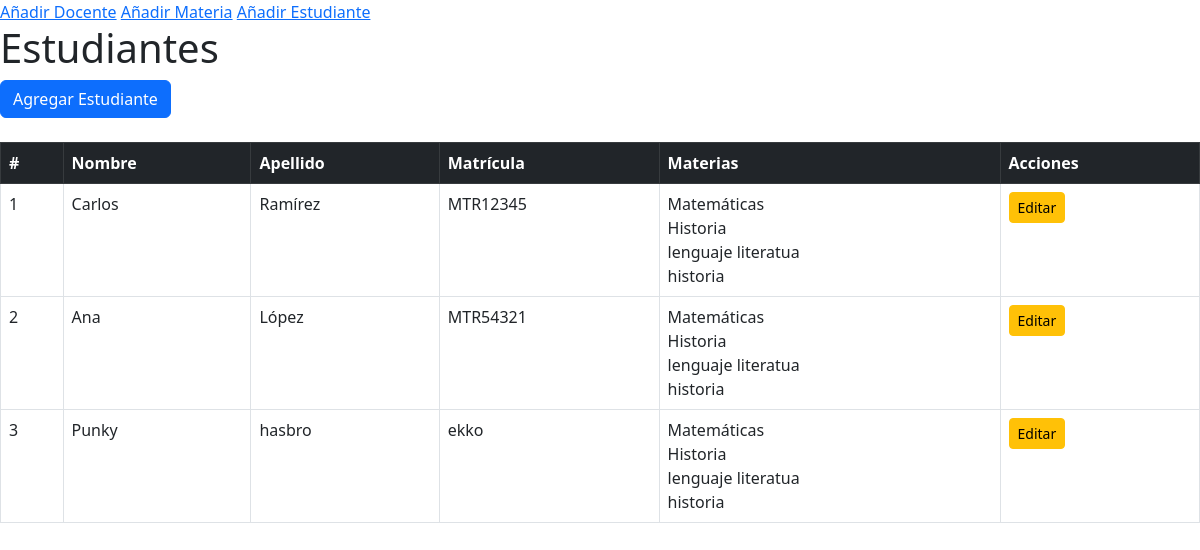
The page /agregar_estudiante/ on the database its author committed.
### aplicaciones/escolastico/models.py (models this page shows, shortened)
class Estudiante(models.Model):
    nombre = models.CharField(max_length=100)
    apellido = models.CharField(max_length=100)
    matricula = models.CharField(max_length=10, unique=True)
    materias = models.ManyToManyField(Materia, related_name="estudiantes")

class Materia(models.Model):
    nombre = models.CharField(max_length=100)
    codigo = models.CharField(max_length=10, unique=True)
    docentes = models.ManyToManyField('Docente', related_name="materias")
    def __str__(self):
        return self.nombre

### aplicaciones/escolastico/views.py (the view, shortened to what this page needs)
# urls.py: path("agregar_estudiante/", views.agregar_estudiante),
def agregar_estudiante(request):
    estudiantes = Estudiante.objects.all()  # Obtener todos los estudiantes
    materias = Materia.objects.all()  # Obtener todas las materias
    return render(
        request,
        "agregar_estudiante.html",
        {"materias": materias, "estudiantes": estudiantes},
    )

### aplicaciones/escolastico/templates/agregar_estudiante.html (shortened to what this page needs)
{% extends "inicio.html" %}
{% block content %}
<h1>Estudiantes</h1>
<button class="btn btn-primary" data-bs-toggle="modal" data-bs-target="#estudianteModal">Agregar Estudiante</button>
<table class="table table-bordered mt-4">
    <thead class="table-dark">
        <tr>
            <th>#</th>
            <th>Nombre</th>
            <th>Apellido</th>
            <th>Matrícula</th>
            <th>Materias</th>
            <th>Acciones</th>
        </tr>
    </thead>
    <tbody>
        {% for estudiante in estudiantes %}
        <tr>
            <td>{{ estudiante.id }}</td>
            <td>{{ estudiante.nombre }}</td>
            <td>{{ estudiante.apellido }}</td>
            <td>{{ estudiante.matricula }}</td>
            <td>
                {% for materia in estudiante.materias.all %}
                {{ materia.nombre }}<br>
                {% endfor %}
            </td>
            <td>
                <button class="btn btn-warning btn-sm"
                        data-bs-toggle="modal"
                        data-bs-target="#estudianteModal"
                        data-id="{{ estudiante.id }}"
                        data-nombre="{{ estudiante.nombre }}"
                        data-apellido="{{ estudiante.apellido }}"
                        data-matricula="{{ estudiante.matricula }}"
                        data-materias="{{ estudiante.materias.all|join:',' }}">
                    Editar
                </button>
            </td>
        </tr>
        {% endfor %}
    </tbody>
</table>
{% endblock %}

### rows shown on the page
Estudiante: id "1", nombre "Carlos", apellido "Ramírez", matricula "MTR12345"
Materia: nombre "Matemáticas"
Materia: nombre "Historia"
Materia: nombre "lenguaje literatua"
Materia: nombre "historia"
Estudiante: id "2", nombre "Ana", apellido "López", matricula "MTR54321"
Estudiante: id "3", nombre "Punky", apellido "hasbro", matricula "ekko"
